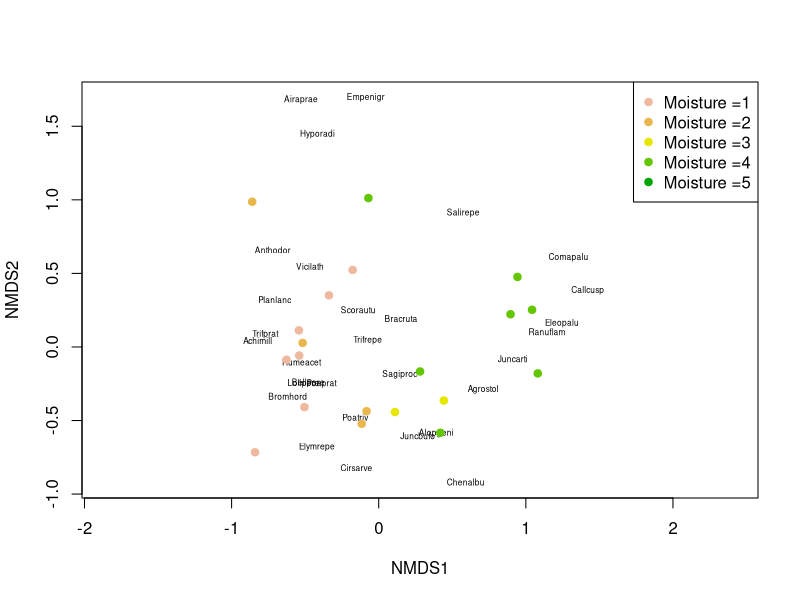
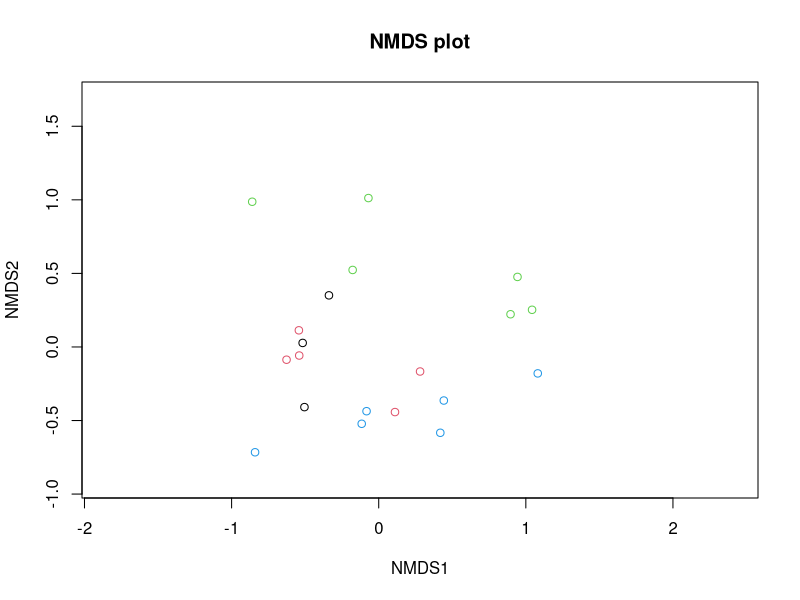
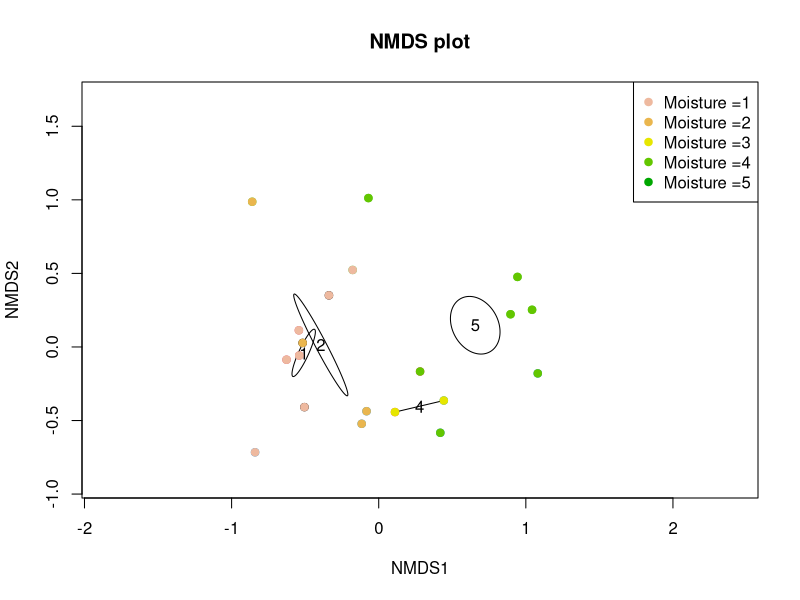
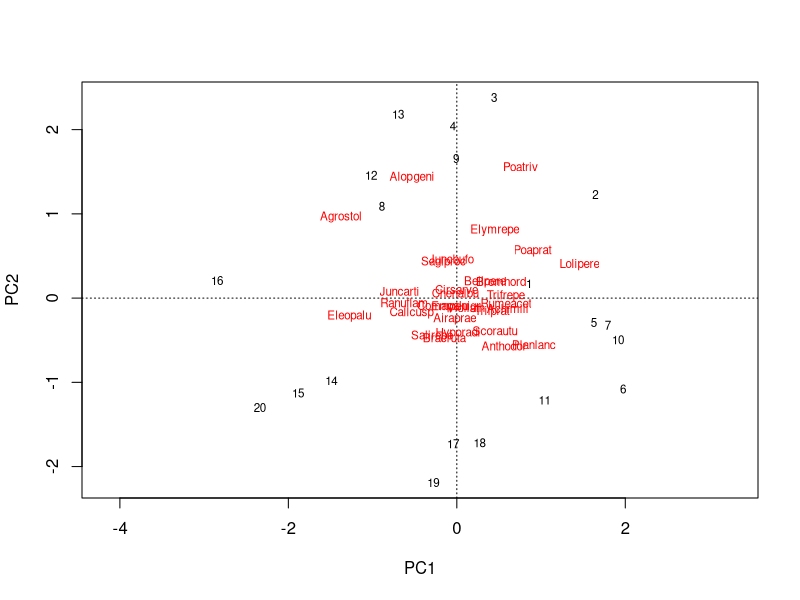
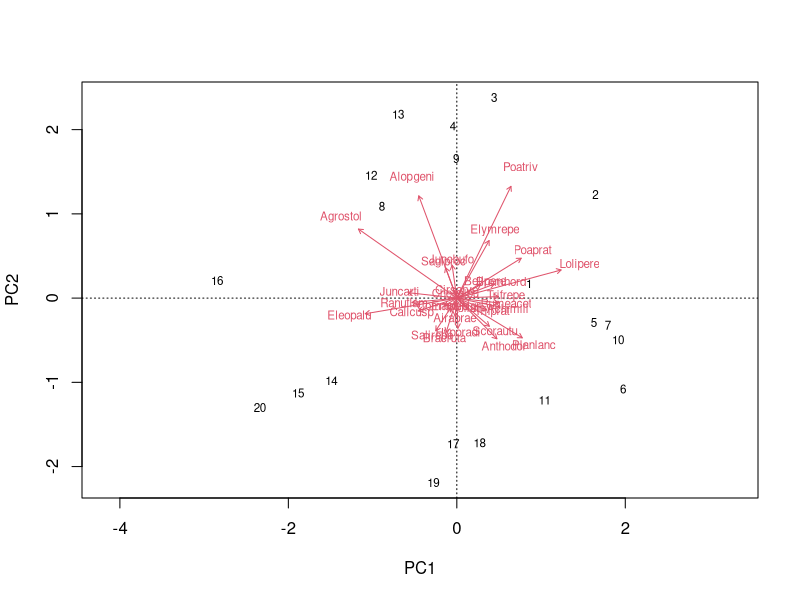
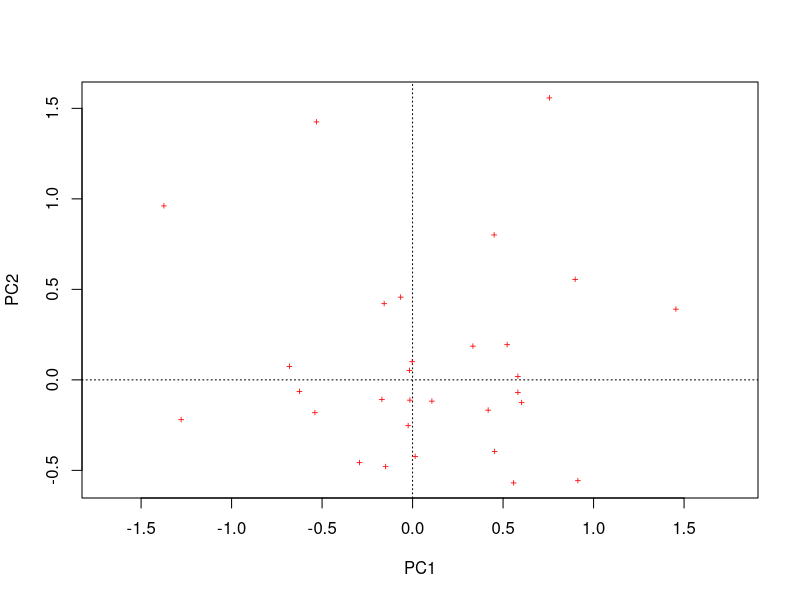
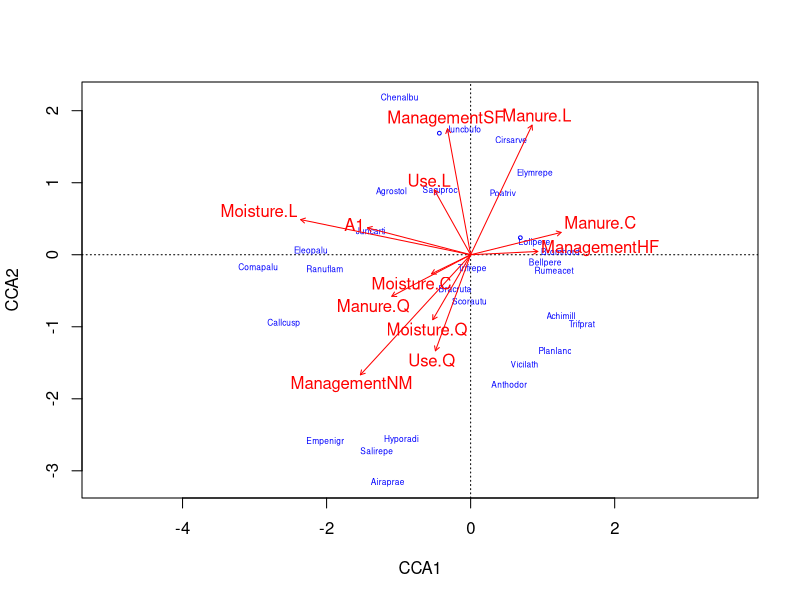
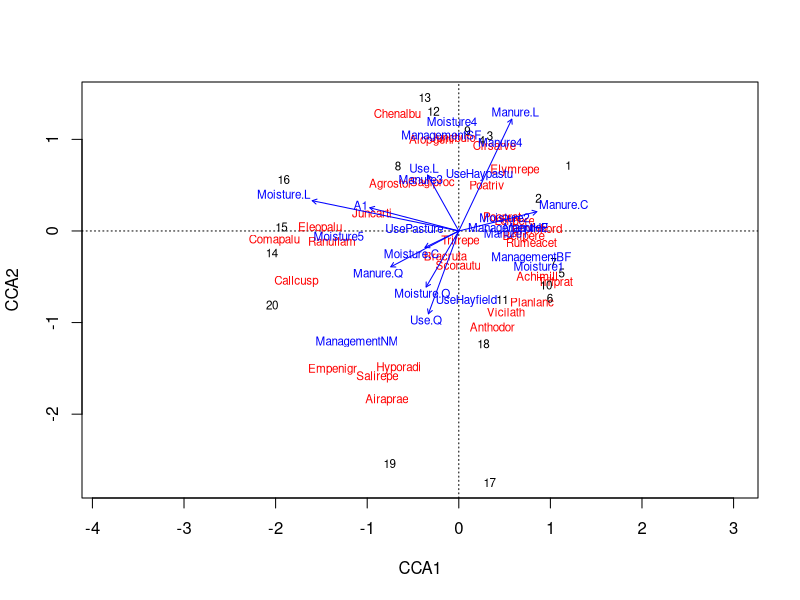

The R source for these figures, in order:
## ---- chunk 1
library(vegan)
data(dune)
data(dune.env)
?dune
## ---- chunk 2
set.seed(123)
dune_mds <- metaMDS(dune, distance = "bray")

plot(dune_mds, type='n')
 text(dune_mds, 'sp', cex=.5)
 # generate vector of colors 
 color_vect = rev(terrain.colors(6))[-1]
 points(dune_mds, 'sites', pch=19, 
        col=color_vect[dune.env$Moisture])
 legend('topright', paste("Moisture =", 1:5, sep=''), 
        col=color_vect, pch=19)
## ---- chunk 3
ordiplot(dune_mds, type = "n", main = "NMDS plot")
points(dune_mds, display = "sites", col = dune.env$Management)
ordiplot(dune_mds, type = "n", main = "NMDS plot")
points(dune_mds, display = "sites", col = dune.env$Management)
ordiellipse(dune_mds, groups = dune.env$Moisture, kind = "se", label = TRUE)

 # generate vector of colors 
 color_vect = rev(terrain.colors(6))[-1]
 points(dune_mds, 'sites', pch=19, 
        col=color_vect[dune.env$Moisture])
 legend('topright', paste("Moisture =", 1:5, sep=''), 
        col=color_vect, pch=19)
## ---- chunk 4
dune_pca <- rda(dune)
dune_pca
str(dune_pca)
dune_pca$tot.chi
dune_pca$CA$eig
sum(dune_pca$CA$eig)
# verify that this is equal to the sum of the variances (i.e., diagonal elements) in the species covariance matrix 
sum(diag(cov(dune)))
cen_dune <- apply(dune, 2, function(x) x - mean(x))
cov_dune <- nrow(dune)^-1 * t(cen_dune) %*% cen_dune
sum(diag(cov_dune))
round(dune_pca$CA$eig / dune_pca$tot.chi, 2)
plot(dune_pca)
biplot(dune_pca)
ordiplot(dune_pca, display = 'sp')
dune_ca <- cca(dune)
dune_ca
## ---- chunk 5
cca_dune <- cca(dune ~ ., data=dune.env)
RsquareAdj(cca_dune, 100)

anova(cca_dune, permutations = 999)

anova(cca_dune, by='margin', permutations = 999)

plot(cca_dune, type='n', scaling=1)
orditorp(cca_dune, display='sp', cex=0.5, scaling=1, col='blue')
text(cca_dune, display='bp', col='red')

## ---- chunk 6
# Fit CCA using formula interface
dune.cca <- cca(dune ~ ., data = dune.env)

# Perform CCA with individual variables
dune.cca.Moisture <- cca(dune, dune.env$Moisture)
dune.cca.A1 <- cca(dune, dune.env$A1)

anova(dune.cca, by="axis", step=2)

plot(dune.cca)

